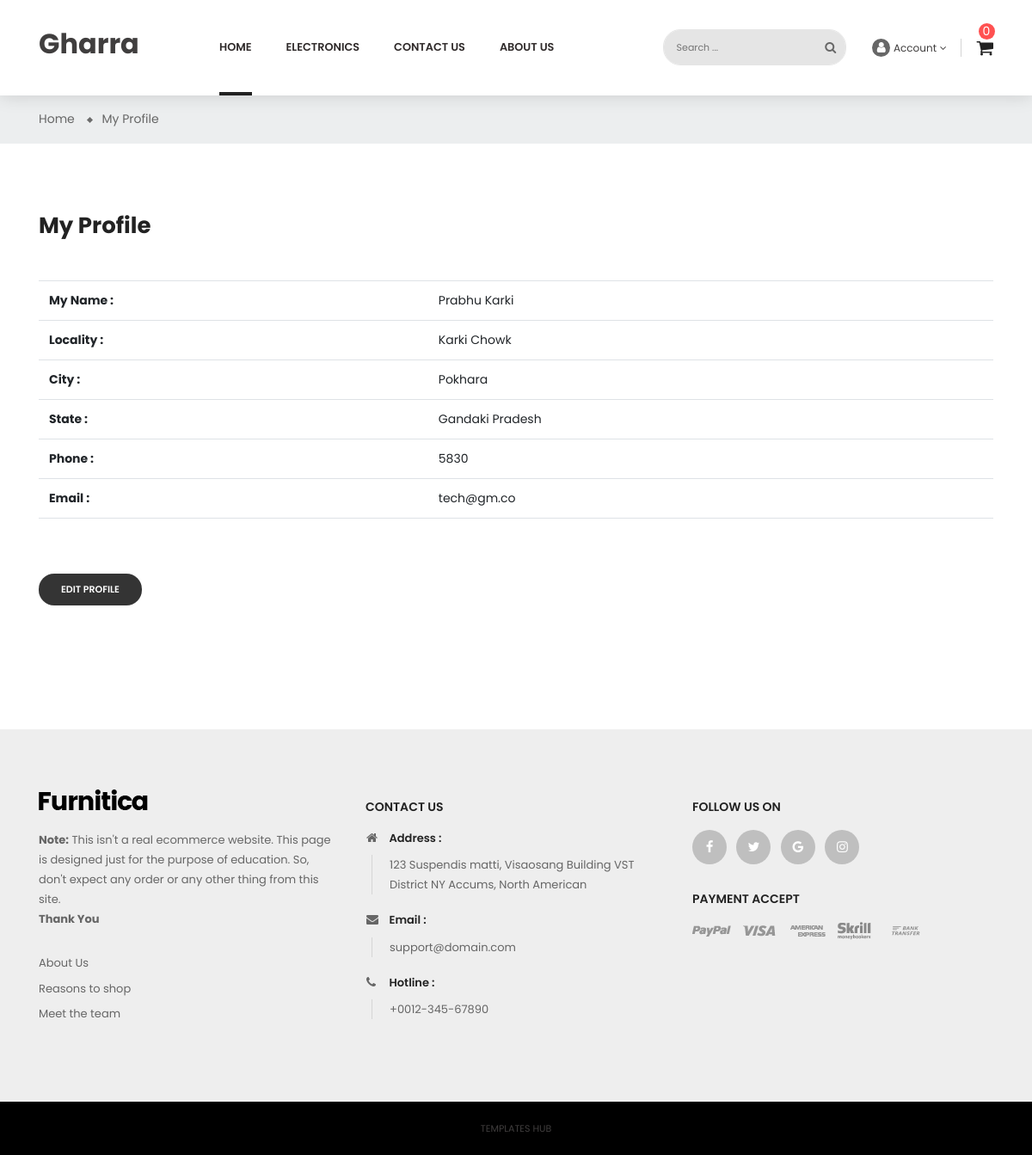
/profile/ (signed in), run on the app's committed database.
### mainsite/models.py (models this page shows, shortened)
class Customer(models.Model):
    user = models.ForeignKey(User, on_delete= models.CASCADE)
    name = models.CharField(max_length=50)
    locality=models.CharField(max_length=250)
    city =models.CharField(max_length=50)
    email = models.EmailField()
    phone = models.PositiveIntegerField(blank=False)
    state = models.CharField(choices=STATE_CHOICES, max_length=50)

### mainsite/views.py (the view)
# urls.py: path('profile/', views.profile, name='profile'),
@login_required
def profile(request):
    profile = Customer.objects.filter(user=request.user)
    cart= Cart.objects.filter(cart_user= request.user)
    if request.user.is_authenticated:
        totalitem = len(Cart.objects.filter(cart_user = request.user))
    if profile:
        return render(request, 'user-acount.html', {'profile': profile, 'active': 'nav-link', 'cart': cart, 'totalitem': totalitem})
    else:
        return redirect('create-user-account')

### mainsite/templates/user-acount.html (shortened to what this page needs)
{% extends 'base.html' %}
{% load static %}
{% block bodyclass %}
<body class="product-checkout checkout-cart">
{% endblock bodyclass %}
{% block content %}
    <div class="main-content">
        <div class="wrap-banner">
            <nav class="breadcrumb-bg">
                <div class="container no-index">
                    <div class="breadcrumb">
                        <ol>
                            <li>
                                <a href="#">
                                    <span>Home</span>
                                </a>
                            </li>
                            <li>
                                <a href="#">
                                    <span>My Profile</span>
                                </a>
                            </li>
                        </ol>
                    </div>
                </div>
            </nav>
            <div class="acount head-acount">
                <div class="container">
                    <div id="main">
                        <h1 class="title-page">My Profile</h1>
                        <div class="content" id="block-history">
                            {% for profile in profile %}
                            <table class="std table">
                                <tbody>
                                    <tr>
                                        <th class="first_item">My Name :</th>
                                        <td>{{profile.name}}</td>
                                    </tr>
                                    <tr>
                                        <th class="first_item">Locality :</th>
                                        <td>{{profile.locality}}</td>
                                    </tr>
                                    <tr>
                                        <th class="first_item">City :</th>
                                        <td>{{profile.city}}</td>
                                    </tr>
                                    <tr>
                                        <th class="first_item">State :</th>
                                        <td>{{profile.state}}</td>
                                    </tr>
                                    <tr>
                                        <th class="first_item">Phone :</th>
                                        <td>{{profile.phone}}</td>
                                    </tr>
                                    <tr>
                                        <th class="first_item">Email :</th>
                                        <td>{{profile.email}}</td>
                                    </tr>
                                </tbody>
                            </table>
                            {% endfor %}
                        </div>
                        <form action="{% url 'editprofile' %}">
                        <button class="btn btn-primary" data-link-action="sign-in" type="submit">
                            Edit Profile
                        </button>
                    </form>
                    </div>
                </div>
            </div>
        </div>
    </div>
{% endblock %}

### data on the page
Customer: name "Prabhu Karki", locality "Karki Chowk", city "Pokhara", state "Gandaki Pradesh", phone "5830", email "tech@gm.co"

### other printed values
{{ totalitem }} "0"
